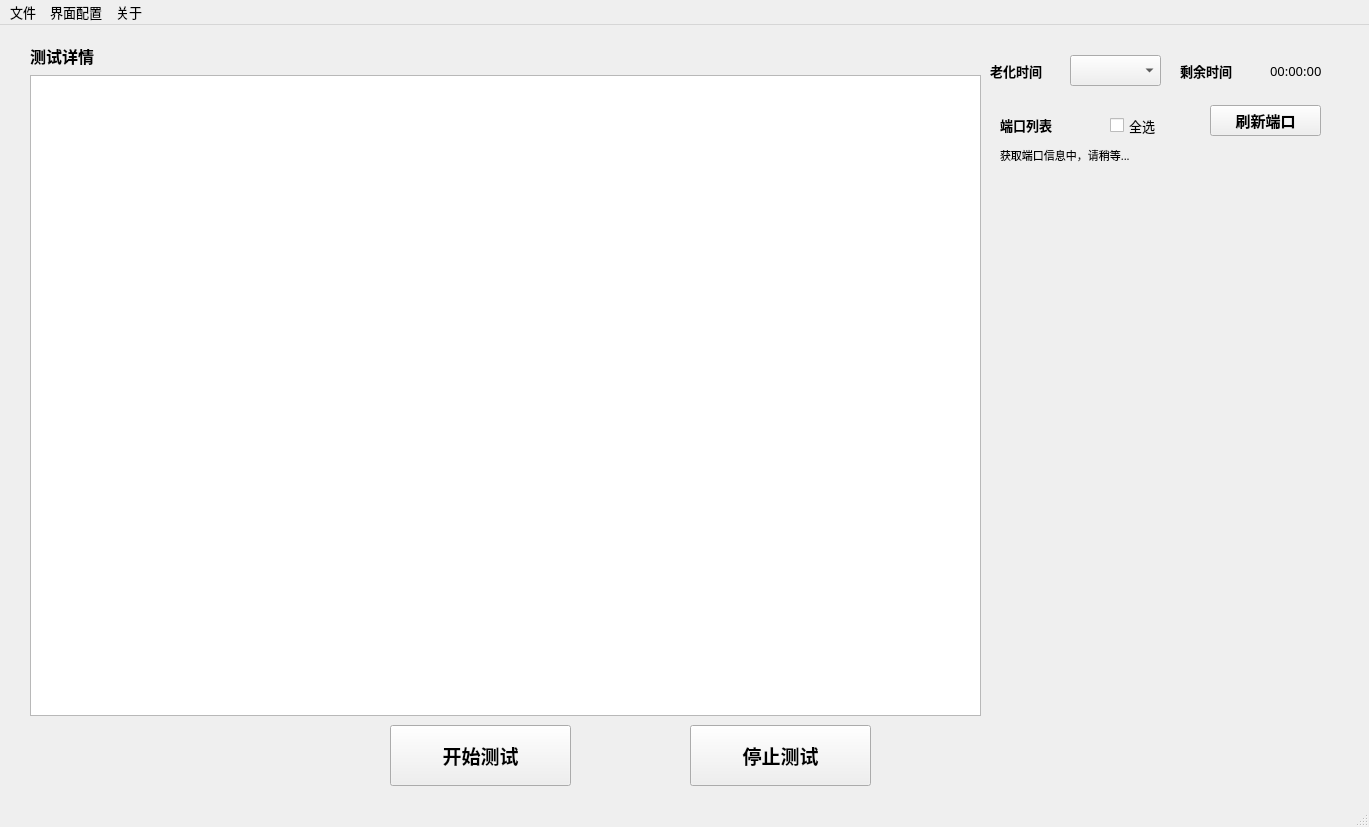
<?xml version="1.0" encoding="UTF-8"?>
<ui version="4.0">
 <class>MainWindow</class>
 <widget class="QMainWindow" name="MainWindow">
  <property name="geometry">
   <rect>
    <x>0</x>
    <y>0</y>
    <width>1369</width>
    <height>827</height>
   </rect>
  </property>
  <property name="font">
   <font>
    <family>Agency FB</family>
    <pointsize>10</pointsize>
   </font>
  </property>
  <property name="windowTitle">
   <string>MainWindow</string>
  </property>
  <widget class="QWidget" name="centralwidget">
   <widget class="QLabel" name="lbl_detail">
    <property name="geometry">
     <rect>
      <x>30</x>
      <y>10</y>
      <width>121</width>
      <height>41</height>
     </rect>
    </property>
    <property name="font">
     <font>
      <family>Agency FB</family>
      <pointsize>12</pointsize>
      <weight>75</weight>
      <bold>true</bold>
     </font>
    </property>
    <property name="text">
     <string>测试详情</string>
    </property>
   </widget>
   <widget class="QLabel" name="lbl_port_list">
    <property name="geometry">
     <rect>
      <x>1000</x>
      <y>90</y>
      <width>91</width>
      <height>20</height>
     </rect>
    </property>
    <property name="font">
     <font>
      <family>Agency FB</family>
      <pointsize>10</pointsize>
      <weight>75</weight>
      <bold>true</bold>
     </font>
    </property>
    <property name="text">
     <string>端口列表</string>
    </property>
   </widget>
   <widget class="QPushButton" name="btn_start_test">
    <property name="geometry">
     <rect>
      <x>390</x>
      <y>700</y>
      <width>181</width>
      <height>61</height>
     </rect>
    </property>
    <property name="palette">
     <palette>
      <active>
       <colorrole role="Light">
        <brush brushstyle="SolidPattern">
         <color alpha="255">
          <red>0</red>
          <green>85</green>
          <blue>255</blue>
         </color>
        </brush>
       </colorrole>
      </active>
      <inactive>
       <colorrole role="Light">
        <brush brushstyle="SolidPattern">
         <color alpha="255">
          <red>0</red>
          <green>85</green>
          <blue>255</blue>
         </color>
        </brush>
       </colorrole>
      </inactive>
      <disabled>
       <colorrole role="Light">
        <brush brushstyle="SolidPattern">
         <color alpha="255">
          <red>0</red>
          <green>85</green>
          <blue>255</blue>
         </color>
        </brush>
       </colorrole>
      </disabled>
     </palette>
    </property>
    <property name="font">
     <font>
      <family>Agency FB</family>
      <pointsize>14</pointsize>
      <weight>75</weight>
      <bold>true</bold>
     </font>
    </property>
    <property name="text">
     <string>开始测试</string>
    </property>
   </widget>
   <widget class="QPushButton" name="btn_fresh_ports">
    <property name="geometry">
     <rect>
      <x>1210</x>
      <y>80</y>
      <width>111</width>
      <height>31</height>
     </rect>
    </property>
    <property name="font">
     <font>
      <family>Agency FB</family>
      <pointsize>11</pointsize>
      <weight>75</weight>
      <bold>true</bold>
     </font>
    </property>
    <property name="text">
     <string>刷新端口</string>
    </property>
   </widget>
   <widget class="QCheckBox" name="chb_com_all">
    <property name="geometry">
     <rect>
      <x>1110</x>
      <y>80</y>
      <width>91</width>
      <height>41</height>
     </rect>
    </property>
    <property name="text">
     <string>全选</string>
    </property>
   </widget>
   <widget class="QPushButton" name="btn_stop_test">
    <property name="geometry">
     <rect>
      <x>690</x>
      <y>700</y>
      <width>181</width>
      <height>61</height>
     </rect>
    </property>
    <property name="palette">
     <palette>
      <active>
       <colorrole role="Light">
        <brush brushstyle="SolidPattern">
         <color alpha="255">
          <red>255</red>
          <green>0</green>
          <blue>0</blue>
         </color>
        </brush>
       </colorrole>
      </active>
      <inactive>
       <colorrole role="Light">
        <brush brushstyle="SolidPattern">
         <color alpha="255">
          <red>255</red>
          <green>0</green>
          <blue>0</blue>
         </color>
        </brush>
       </colorrole>
      </inactive>
      <disabled>
       <colorrole role="Light">
        <brush brushstyle="SolidPattern">
         <color alpha="255">
          <red>255</red>
          <green>0</green>
          <blue>0</blue>
         </color>
        </brush>
       </colorrole>
      </disabled>
     </palette>
    </property>
    <property name="font">
     <font>
      <family>Agency FB</family>
      <pointsize>14</pointsize>
      <weight>75</weight>
      <bold>true</bold>
     </font>
    </property>
    <property name="text">
     <string>停止测试</string>
    </property>
   </widget>
   <widget class="QLabel" name="lbl_remaining_duration">
    <property name="geometry">
     <rect>
      <x>1180</x>
      <y>30</y>
      <width>91</width>
      <height>31</height>
     </rect>
    </property>
    <property name="font">
     <font>
      <family>Agency FB</family>
      <pointsize>10</pointsize>
      <weight>75</weight>
      <bold>true</bold>
     </font>
    </property>
    <property name="text">
     <string>剩余时间</string>
    </property>
   </widget>
   <widget class="QLabel" name="lbl_remain_time">
    <property name="geometry">
     <rect>
      <x>1270</x>
      <y>30</y>
      <width>81</width>
      <height>31</height>
     </rect>
    </property>
    <property name="text">
     <string>00:00:00</string>
    </property>
   </widget>
   <widget class="QTableView" name="tableView">
    <property name="geometry">
     <rect>
      <x>30</x>
      <y>50</y>
      <width>951</width>
      <height>641</height>
     </rect>
    </property>
    <property name="editTriggers">
     <set>QAbstractItemView::AnyKeyPressed</set>
    </property>
    <attribute name="verticalHeaderShowSortIndicator" stdset="0">
     <bool>false</bool>
    </attribute>
   </widget>
   <widget class="QLabel" name="lbl_remaining_duration_2">
    <property name="geometry">
     <rect>
      <x>990</x>
      <y>30</y>
      <width>71</width>
      <height>31</height>
     </rect>
    </property>
    <property name="font">
     <font>
      <family>Agency FB</family>
      <pointsize>10</pointsize>
      <weight>75</weight>
      <bold>true</bold>
     </font>
    </property>
    <property name="text">
     <string>老化时间</string>
    </property>
   </widget>
   <widget class="QComboBox" name="cbx_aging_time">
    <property name="geometry">
     <rect>
      <x>1070</x>
      <y>30</y>
      <width>91</width>
      <height>31</height>
     </rect>
    </property>
   </widget>
   <widget class="QWidget" name="horizontalLayoutWidget">
    <property name="geometry">
     <rect>
      <x>1000</x>
      <y>150</y>
      <width>341</width>
      <height>541</height>
     </rect>
    </property>
    <layout class="QHBoxLayout" name="port_Layout"/>
   </widget>
   <widget class="QLabel" name="lbl_promt">
    <property name="geometry">
     <rect>
      <x>1000</x>
      <y>120</y>
      <width>241</width>
      <height>20</height>
     </rect>
    </property>
    <property name="font">
     <font>
      <pointsize>8</pointsize>
     </font>
    </property>
    <property name="text">
     <string>获取端口信息中，请稍等...</string>
    </property>
   </widget>
  </widget>
  <widget class="QMenuBar" name="menubar">
   <property name="geometry">
    <rect>
     <x>0</x>
     <y>0</y>
     <width>1369</width>
     <height>26</height>
    </rect>
   </property>
   <widget class="QMenu" name="menu_file">
    <property name="title">
     <string>文件</string>
    </property>
    <addaction name="submenu_load_scripts"/>
    <addaction name="submenu_save_log"/>
    <addaction name="submenu_exit"/>
   </widget>
   <widget class="QMenu" name="menu_about">
    <property name="title">
     <string>关于</string>
    </property>
    <addaction name="submenu_version"/>
   </widget>
   <widget class="QMenu" name="menu">
    <property name="title">
     <string>界面配置</string>
    </property>
    <addaction name="submenu_log_ui"/>
    <addaction name="submenu__current_ui"/>
   </widget>
   <addaction name="menu_file"/>
   <addaction name="menu"/>
   <addaction name="menu_about"/>
  </widget>
  <widget class="QStatusBar" name="statusbar"/>
  <action name="submenu_load_scripts">
   <property name="text">
    <string>加载脚本</string>
   </property>
  </action>
  <action name="submenu_save_log">
   <property name="text">
    <string>保存日志</string>
   </property>
  </action>
  <action name="submenu_version">
   <property name="text">
    <string>软件版本</string>
   </property>
  </action>
  <action name="submenu_exit">
   <property name="text">
    <string>退出</string>
   </property>
  </action>
  <action name="submenu_log_ui">
   <property name="checkable">
    <bool>true</bool>
   </property>
   <property name="text">
    <string>日志界面</string>
   </property>
   <property name="iconText">
    <string>日志界面</string>
   </property>
  </action>
  <action name="submenu__current_ui">
   <property name="checkable">
    <bool>true</bool>
   </property>
   <property name="text">
    <string>电流界面</string>
   </property>
  </action>
 </widget>
 <resources/>
 <connections/>
</ui>
